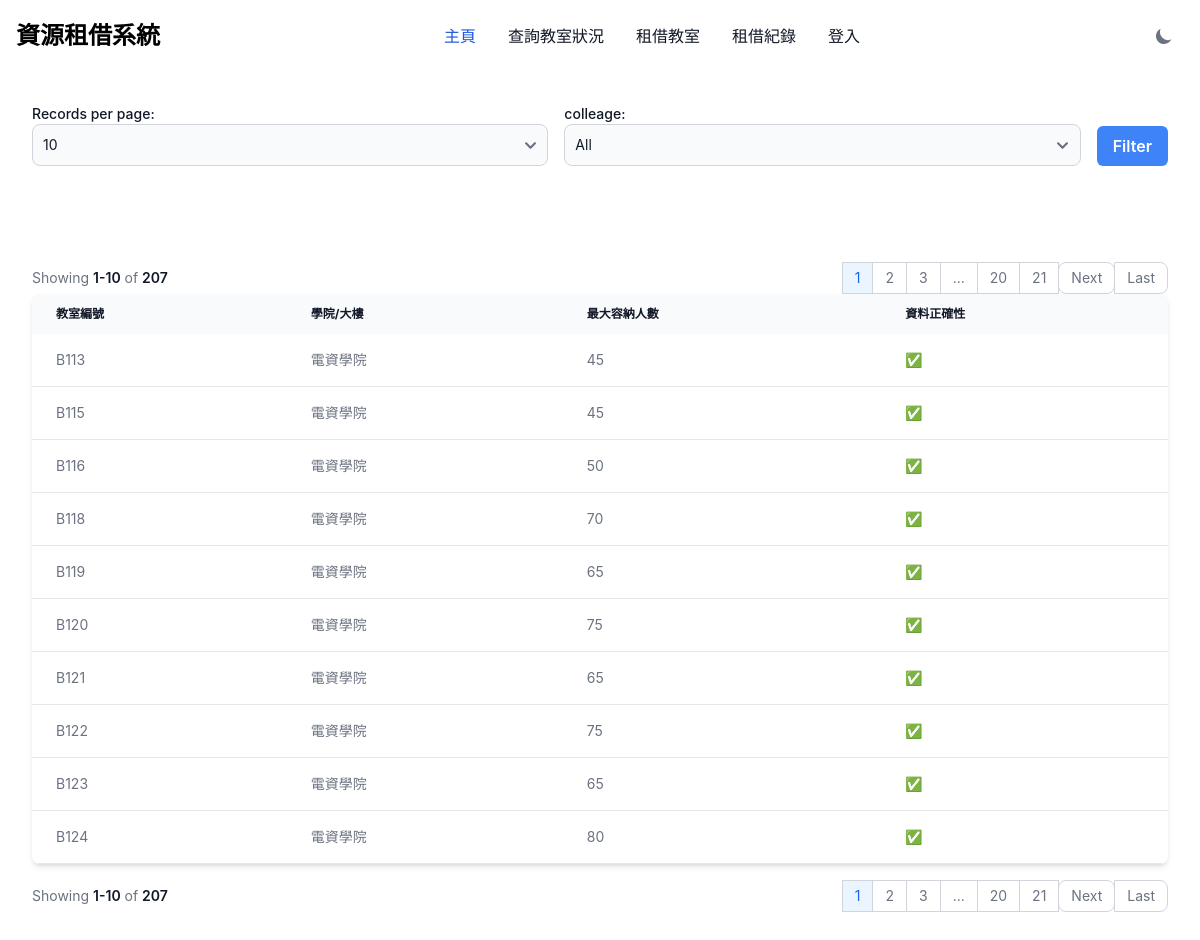
The page / on the database its author committed.
### tables this page shows
CREATE TABLE `classroom_table` (
  `classroom` varchar(10) NOT NULL DEFAULT '0',
  `colleage` varchar(50) NOT NULL DEFAULT '',
  `max_capacity` int(10) NOT NULL DEFAULT 0,
  `is_realdata` enum('Y','N') NOT NULL DEFAULT 'N'
);

### index.php (the view, shortened to what this page needs)
<?php
$conn = require_once "config.php";
$limit = isset($_GET['limit']) ? (int) $_GET['limit'] : 10;
$page = isset($_GET['page']) ? (int) $_GET['page'] : 1;
$offset = ($page - 1) * $limit;
$where = '';
$total_query = "SELECT COUNT(*) FROM classroom_table $where";
$total_result = $conn->query($total_query);
$total_rows = $total_result->fetch_row()[0];
$total_pages = ceil($total_rows / $limit);
$query = "SELECT * FROM classroom_table $where LIMIT $limit OFFSET $offset";
$result = $conn->query($query);
?>
<!DOCTYPE html>
<html>
<head>
    <link href="https://cdnjs.cloudflare.com/ajax/libs/flowbite/2.3.0/flowbite.min.css" rel="stylesheet" />
</head>
<body class="bg-white dark:bg-gray-900">
    <?php include './components/navigaion.php'; ?>
    <div class="max-w-screen-xl mx-auto p-4 sm:p-6 lg:p-8">
        <form method="GET" action="" class="flex flex-wrap space-x-4">
            <div class="mb-4 flex-1">
                <label for="limit" class="block text-sm font-medium text-gray-900 dark:text-white">Records per
                    page:</label>
                <select name="limit" id="limit" class="bg-gray-50 border border-gray-300 text-gray-900 text-sm rounded-lg focus:ring-blue-500 focus:border-blue-500 block w-full p-2.5 dark:bg-gray-700 dark:border-gray-600 dark:placeholder-gray-400 dark:text-white dark:focus:ring-blue-500 dark:focus:border-blue-500">
                    <option value="10" <?= $limit == 10 ? 'selected' : ''; ?>>10</option>
                </select>
            </div>
            <div class="mb-4 flex-1">
                <label for="colleage" class="block text-sm font-medium text-gray-900 dark:text-white">colleage:</label>
                <select name="colleage" id="colleage" class="bg-gray-50 border border-gray-300 text-gray-900 text-sm rounded-lg focus:ring-blue-500 focus:border-blue-500 block w-full p-2.5 dark:bg-gray-700 dark:border-gray-600 dark:placeholder-gray-400 dark:text-white dark:focus:ring-blue-500 dark:focus:border-blue-500">
                    <option selected value="">All</option>
                </select>
            </div>
            <div class="flex items-end mb-4">
                <button type="submit"
                    class="px-4 py-2 font-semibold text-white bg-blue-500 rounded-md hover:bg-blue-700">Filter</button>
            </div>
        </form>
    </div>
    <div class="max-w-screen-xl mx-auto p-4 sm:p-6 lg:p-8">
        <nav class="flex items-center flex-column flex-wrap md:flex-row justify-between pt-4"
            aria-label="Table navigation">
            <span
                class="text-sm font-normal text-gray-500 dark:text-gray-400 mb-4 md:mb-0 block w-full md:inline md:w-auto">
                Showing <span
                    class="font-semibold text-gray-900 dark:text-white"><?= $offset + 1 ?>-<?= min($offset + $limit, $total_rows) ?></span>
                of <span class="font-semibold text-gray-900 dark:text-white"><?= $total_rows ?></span>
            </span>
            <ul class="inline-flex -space-x-px rtl:space-x-reverse text-sm h-8">
                <?php
                $displayed_pages = [];
                if ($total_pages <= 10) {
                    $displayed_pages = range(1, $total_pages);
                } else {
                    $displayed_pages = array_merge(
                        range(1, 2),
                        ($page > 5 ? ['...'] : []),
                        range(max(3, $page - 2), min($total_pages - 2, $page + 2)),
                        ($page < $total_pages - 4 ? ['...'] : []),
                        range($total_pages - 1, $total_pages)
                    );
                }
                foreach ($displayed_pages as $p):
                    if ($p === '...'):
                        ?>
                        <li>
                            <span
                                class="flex items-center justify-center px-3 h-8 leading-tight text-gray-500 bg-white border border-gray-300 dark:bg-gray-800 dark:border-gray-700 dark:text-gray-400">...</span>
                        </li>
                        <?php
                    else:
                        ?>
                        <li>
                            <a href="?page=<?= $p ?>&limit=<?= $limit ?>"
                                class="flex items-center justify-center px-3 h-8 leading-tight <?= $p == $page ? 'text-blue-600 border border-gray-300 bg-blue-50 hover:bg-blue-100 hover:text-blue-700 dark:border-gray-700 dark:bg-gray-700 dark:text-white' : 'text-gray-500 bg-white border border-gray-300 hover:bg-gray-100 hover:text-gray-900 dark:text-white dark:bg-gray-800 dark:border-gray-700 dark:text-gray-400 dark:hover:bg-gray-700 dark:hover:text-white' ?>"><?= $p ?></a>
                        </li>
                        <?php
                    endif;
                endforeach;
                ?>
                <?php if ($page < $total_pages): ?>
                    <li>
                        <a href="?page=<?= $page + 1 ?>&limit=<?= $limit ?>"
                            class="flex items-center justify-center px-3 h-8 leading-tight text-gray-500 bg-white border border-gray-300 rounded-lg hover:bg-gray-100 hover:text-gray-900 dark:text-white dark:bg-gray-800 dark:border-gray-700 dark:text-gray-400 dark:hover:bg-gray-700 dark:hover:text-white">Next</a>
                    </li>
                    <li>
                        <a href="?page=<?= $total_pages ?>&limit=<?= $limit ?>"
                            class="flex items-center justify-center px-3 h-8 leading-tight text-gray-500 bg-white border border-gray-300 rounded-e-lg hover:bg-gray-100 hover:text-gray-900 dark:text-white dark:bg-gray-800 dark:border-gray-700 dark:text-gray-400 dark:hover:bg-gray-700 dark:hover:text-white">Last</a>
                    </li>
                <?php endif; ?>
            </ul>
        </nav>
        <div class="relative overflow-x-auto shadow-md sm:rounded-lg">
            <table class="w-full text-sm text-left rtl:text-right text-gray-500 dark:text-gray-400 overflow-auto">
                <thead
                    class="text-xs text-gray-900 dark:text-white uppercase bg-gray-50 dark:bg-gray-700 dark:text-gray-400 whitespace-nowrap">
                    <tr>
                        <th scope="col" class="px-6 py-3">教室編號</th>
                        <th scope="col" class="px-6 py-3">學院/大樓</th>
                        <th scope="col" class="px-6 py-3">最大容納人數</th>
                        <th scope="col" class="px-6 py-3">資料正確性</th>
                    </tr>
                </thead>
                <tbody>
                    <?php while ($row = $result->fetch_assoc()): ?>
                        <tr
                            class="bg-white border-b dark:bg-gray-800 dark:border-gray-700 hover:bg-gray-50 dark:hover:bg-gray-600 whitespace-nowrap">
                            <td class="px-6 py-4"><?= $row['classroom'] ?? '' ?></td>
                            <td class="px-6 py-4"><?= $row['colleage'] ?? '' ?></td>
                            <td class="px-6 py-4"><?= $row['max_capacity'] ?? '' ?></td>
                            <td class="px-6 py-4"><?= $row['is_realdata'] == 'N' ? '❓' : '✅' ?></td>
                        </tr>
                    <?php endwhile; ?>
                </tbody>
            </table>
        </div>
        <nav class="flex items-center flex-column flex-wrap md:flex-row justify-between pt-4"
            aria-label="Table navigation">
            <span
                class="text-sm font-normal text-gray-500 dark:text-gray-400 mb-4 md:mb-0 block w-full md:inline md:w-auto">
                Showing <span
                    class="font-semibold text-gray-900 dark:text-white"><?= $offset + 1 ?>-<?= min($offset + $limit, $total_rows) ?></span>
                of <span class="font-semibold text-gray-900 dark:text-white"><?= $total_rows ?></span>
            </span>
            <ul class="inline-flex -space-x-px rtl:space-x-reverse text-sm h-8">
                <?php
                $displayed_pages = [];
                if ($total_pages <= 10) {
                    $displayed_pages = range(1, $total_pages);
                } else {
                    $displayed_pages = array_merge(
                        range(1, 2),
                        ($page > 5 ? ['...'] : []),
                        range(max(3, $page - 2), min($total_pages - 2, $page + 2)),
                        ($page < $total_pages - 4 ? ['...'] : []),
                        range($total_pages - 1, $total_pages)
                    );
                }
                foreach ($displayed_pages as $p):
                    if ($p === '...'):
                        ?>
                        <li>
                            <span
                                class="flex items-center justify-center px-3 h-8 leading-tight text-gray-500 bg-white border border-gray-300 dark:bg-gray-800 dark:border-gray-700 dark:text-gray-400">...</span>
                        </li>
                        <?php
                    else:
                        ?>
                        <li>
                            <a href="?page=<?= $p ?>&limit=<?= $limit ?>"
                                class="flex items-center justify-center px-3 h-8 leading-tight <?= $p == $page ? 'text-blue-600 border border-gray-300 bg-blue-50 hover:bg-blue-100 hover:text-blue-700 dark:border-gray-700 dark:bg-gray-700 dark:text-white' : 'text-gray-500 bg-white border border-gray-300 hover:bg-gray-100 hover:text-gray-900 dark:text-white dark:bg-gray-800 dark:border-gray-700 dark:text-gray-400 dark:hover:bg-gray-700 dark:hover:text-white' ?>"><?= $p ?></a>
                        </li>
                        <?php
                    endif;
                endforeach;
                ?>
                <?php if ($page < $total_pages): ?>
                    <li>
                        <a href="?page=<?= $page + 1 ?>&limit=<?= $limit ?>"
                            class="flex items-center justify-center px-3 h-8 leading-tight text-gray-500 bg-white border border-gray-300 rounded-lg hover:bg-gray-100 hover:text-gray-900 dark:text-white dark:bg-gray-800 dark:border-gray-700 dark:text-gray-400 dark:hover:bg-gray-700 dark:hover:text-white">Next</a>
                    </li>
                    <li>
                        <a href="?page=<?= $total_pages ?>&limit=<?= $limit ?>"
                            class="flex items-center justify-center px-3 h-8 leading-tight text-gray-500 bg-white border border-gray-300 rounded-e-lg hover:bg-gray-100 hover:text-gray-900 dark:text-white dark:bg-gray-800 dark:border-gray-700 dark:text-gray-400 dark:hover:bg-gray-700 dark:hover:text-white">Last</a>
                    </li>
                <?php endif; ?>
            </ul>
        </nav>
    </div>
</body>
</html>

### rows shown on the page
classroom_table: classroom "B113", colleage "電資學院", max_capacity "45"
classroom_table: classroom "B115", colleage "電資學院", max_capacity "45"
classroom_table: classroom "B116", colleage "電資學院", max_capacity "50"
classroom_table: classroom "B118", colleage "電資學院", max_capacity "70"
classroom_table: classroom "B119", colleage "電資學院", max_capacity "65"
classroom_table: classroom "B120", colleage "電資學院", max_capacity "75"
classroom_table: classroom "B121", colleage "電資學院", max_capacity "65"
classroom_table: classroom "B122", colleage "電資學院", max_capacity "75"
classroom_table: classroom "B123", colleage "電資學院", max_capacity "65"
classroom_table: classroom "B124", colleage "電資學院", max_capacity "80"

### other values the page prints
$offset + 1 "1"
min($offset + $limit, $total_rows) "10"
$total_rows "207"
$p "1"
$p "2"
$p "3"
$p "20"
$p "21"
